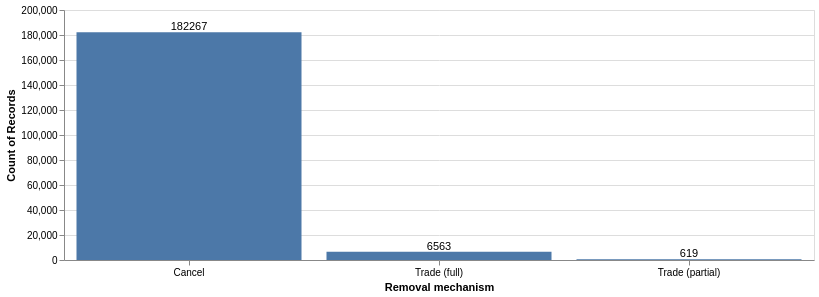

The cell this chart's notebook holds for it:
### Code cell
show_histogram(
    df=quotes_collapsed, 
    column_name="removal_mechanism",
    x_label="Removal mechanism"
)

### Figure 1 — Vega specification as saved in the notebook (floating-point values rounded to 4 significant figures)
{"$schema": "https://vega.github.io/schema/vega/v6.json", "data": [{"name": "source_0"}, {"name": "source_1"}, {"name": "data_0", "values": [{"__count": 182267, "removal_mechanism": "Cancel"}, {"__count": 6563, "removal_mechanism": "Trade (full)"}, {"__count": 619, "removal_mechanism": "Trade (partial)"}]}, {"name": "data_1", "values": [{"__count": 182267, "removal_mechanism": "Cancel"}, {"__count": 6563, "removal_mechanism": "Trade (full)"}, {"__count": 619, "removal_mechanism": "Trade (partial)"}]}, {"name": "source_0_x_domain_removal_mechanism_0", "values": [{"removal_mechanism": "Cancel", "sort_field": 182267}, {"removal_mechanism": "Trade (full)", "sort_field": 6563}, {"removal_mechanism": "Trade (partial)", "sort_field": 619}]}, {"name": "source_1_x_domain_removal_mechanism_1", "values": [{"removal_mechanism": "Cancel", "sort_field": 182267}, {"removal_mechanism": "Trade (full)", "sort_field": 6563}, {"removal_mechanism": "Trade (partial)", "sort_field": 619}]}], "marks": [{"type": "rect", "name": "layer_0_marks", "from": {"data": "data_0"}, "encode": {"update": {"x": {"field": "removal_mechanism", "scale": "x"}, "y": {"field": "__count", "scale": "y"}, "fill": {"value": "#4c78a8"}, "width": {"signal": "max(0.25, bandwidth('x'))"}, "y2": {"value": 0, "scale": "y"}}}, "style": ["bar"]}, {"type": "text", "name": "layer_1_marks", "from": {"data": "data_1"}, "encode": {"update": {"y": {"field": "__count", "scale": "y"}, "text": {"signal": "format(datum[\"__count\"], \"\")"}, "baseline": {"value": "middle"}, "x": {"field": "removal_mechanism", "scale": "x", "band": 0.5}, "dy": {"value": -5}, "fill": {"value": "black"}, "align": {"value": "center"}}}, "style": ["text"]}], "scales": [{"name": "x", "type": "band", "domain": {"fields": [{"data": "source_0_x_domain_removal_mechanism_0", "field": "removal_mechanism"}, {"data": "source_1_x_domain_removal_mechanism_1", "field": "removal_mechanism"}], "sort": {"op": "max", "field": "sort_field", "order": "descending"}}, "range": [0, {"signal": "width"}], "paddingOuter": 0.05, "paddingInner": 0.1}, {"name": "y", "type": "linear", "domain": {"fields": [{"data": "data_0", "field": "__count"}, {"data": "data_1", "field": "__count"}]}, "range": [{"signal": "height"}, 0], "zero": true, "nice": true}], "axes": [{"scale": "y", "tickCount": {"signal": "ceil(height/40)"}, "labels": false, "zindex": 0, "gridScale": "x", "orient": "left", "minExtent": 0, "grid": true, "ticks": false, "aria": false, "maxExtent": 0, "domain": false}, {"scale": "x", "grid": false, "orient": "bottom", "title": "Removal mechanism", "labelAngle": 0, "labelBaseline": "top", "zindex": 0}, {"scale": "y", "title": "Count of Records", "zindex": 0, "labelOverlap": true, "tickCount": {"signal": "ceil(height/40)"}, "orient": "left", "grid": false}], "height": 250, "width": 750, "style": "cell", "background": "white", "padding": 5}
